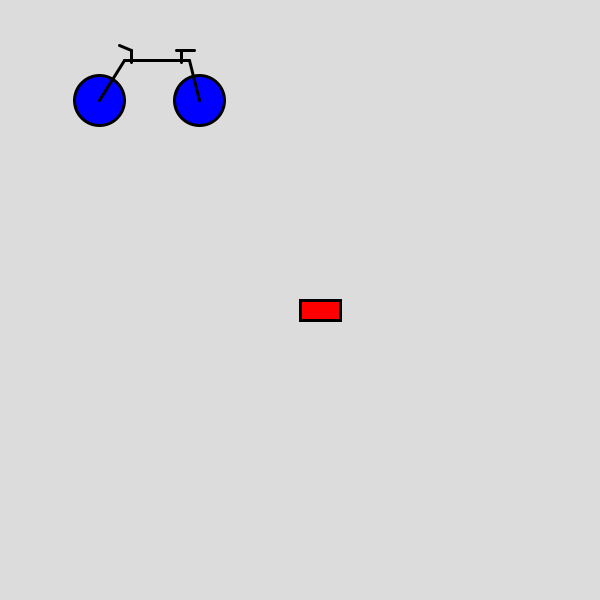
Frame 1 (no input)
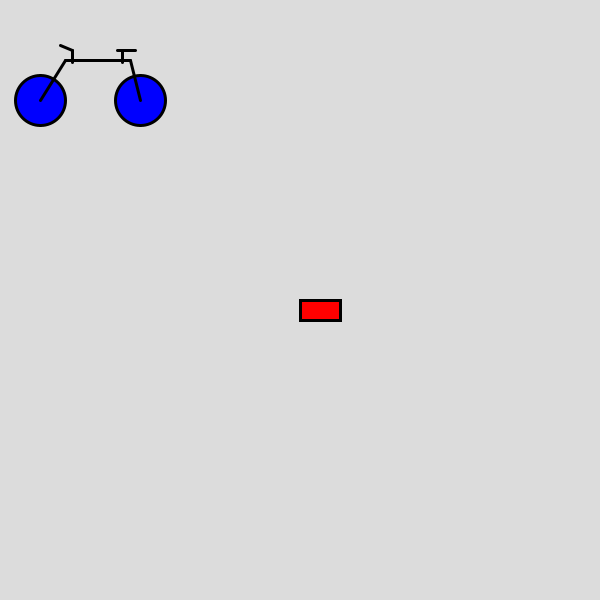
Frame 60 (the mouse pressed at the canvas centre just before this capture)
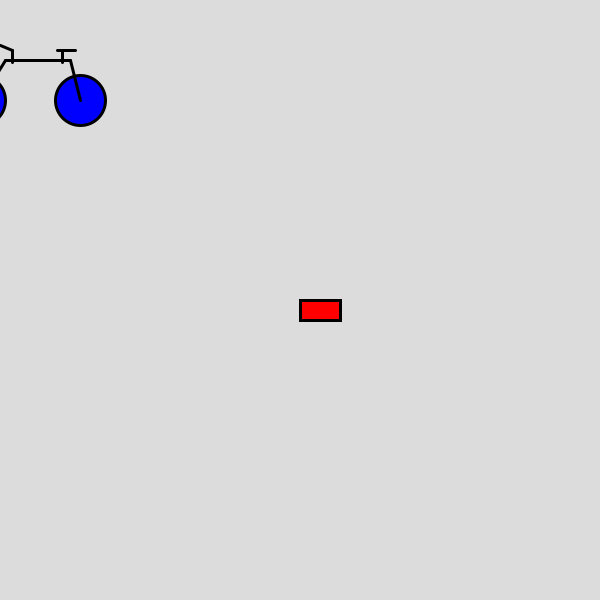
Frame 120 (the mouse held since frame 60 and released just before this capture)

The Processing sketch that drew these frames (run headless with seeded random() and noise(); from frame 60 on, the mouse is pressed at the canvas centre):

// Processing sketch: Vehicle2
// ── Vehicle2.pde
Car car;
Bicycle2 bike;

void setup(){
  size(600,600);
  background(0);
  car = new Car(width/2,height/2,1);
  car.display();
  bike = new Bicycle2(width/2,height/2-100,1);
  bike.display();
  
}

void draw(){
  background(220);
  bike.ride();
  bike.display();
  // println(bike.x,bike.y,bike.speed);
  car.display();
}
// ── Bicycle.pde
class Bicycle extends Vehicle {
  Bicycle(float x, float y, float speed) {
    super(x, y, speed); // Call the superclass constructor
  }

  void display() {
    fill(0, 0, 255); // Blue
    ellipse(x, y, 30, 30); // Display the bicycle as a blue circle
  }
}
// ── Bicycle2.pde
class Bicycle2 extends Vehicle {

  Bicycle2(float x, float y, float speed) {
    super(x, y, speed); // Call the superclass constructor
  }

  // state or field
  int gear = 5;
  float x = 0;

  // behavior or method
  void braking() {
    println("Act of Braking");
  }
  
  // ride a bicycle
  void ride() {
    //need to figure out how to move all these pieces of the bicycle!
    x=x -1;
    if(x < -220){
      x = width-100;
    }
    println("imagine if this bicycle were moving!");
  }
  
  // draw a bicycle
  void display() {
    strokeWeight(3);
     fill(0, 0, 255); // Blue
    //wheels
    circle(100+x, 100, 50);
    circle(200+x, 100, 50);

    line(125+x,60,190+x,60);

    line(200+x,100,190+x,60);
    line(125+x,60,100+x,100);

    line(132+x,50,132+x,62);
    line(132+x,50,120+x,45);

    line(182+x,50,182+x,62);
    line(177+x,50,195+x,50);


  }
}
// ── Broomstick.pde
class Broomstick extends Vehicle {
  Broomstick(float x, float y, float speed) {
    super(x, y, speed); // Call the superclass constructor
    super.flying = true;
  }

  void display() {
    fill(0, 255, 255); // 
    line(width/2-150+x,height/2+80+y-400,width/2-100+x,height/2+100+y-400);
    println(x,y);
    line(width/2-150+x,height/2+90+y-400,width/2-100+x,height/2+100+y-400);
    line(width/2-150+x,height/2+100+y-400,width/2-100+x,height/2+100+y-400);
    line(width/2-150+x,height/2+110+y-400,width/2-100+x,height/2+100+y-400);
    line(width/2-150+x,height/2+120+y-400,width/2-100+x,height/2+100+y-400);
    line(width/2-150+x,height/2+100+y-400,width/2+x,height/2+100+y-400);

    //ellipse(x, y, 30, 30); // Display the bicycle as a blue circle
  }

  void move() {
    x += speed;
    if(flying){
      y = y -2;
      // y = random(-1,this.y)*-100;
    }

    if(x>width){
      x=0;
    }
    if(y>height){
      y=0;
    }
    if(y<0){
      y=height;
    }
  }
}
// ── Car.pde
class Car extends Vehicle {
  Car(float x, float y, float speed) {
    super(x, y, speed); // Call the superclass constructor
  }

  void display() {
    fill(255, 0, 0); // Red
    rect(x, y, 40, 20); // Display the car as a red rectangle
  }
}
// ── Vehicle.pde
class Vehicle {
  float x, y;   // Position
  float speed;  // Speed
  boolean flying = false;

  Vehicle(float x, float y, float speed) {
    this.x = x;
    this.y = y;
    this.speed = speed;
  }

  void move() {
    x += speed;
    if(flying){
      y = y -2;
      // y = random(-1,this.y)*-100;
    }

    if(x>width){
      x=0;
    }
    if(y>height){
      y=0;
    }
    if(y<0){
      y=height;
    }
  }

  void display() {
    // Code to display the vehicle (e.g., as a simple shape)
    // This method can be overridden in subclasses for custom rendering.
  }

  
}
